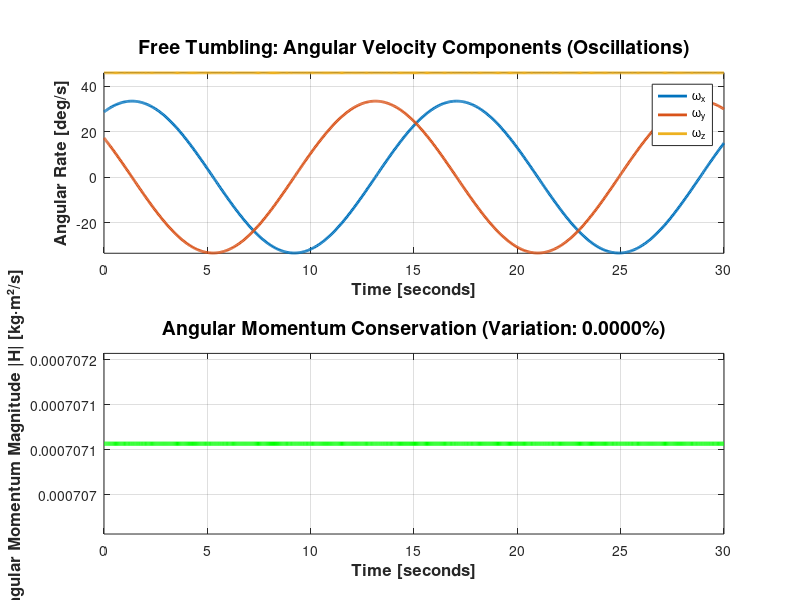

The MATLAB source for this figure:
% Free Tumbling Simulation: Euler's Equations with Conserved Angular Momentum (Refined)
% =========================================================================
% EQUATIONS AND REASONING FOR FREE TUMBLING SIMULATION
% =========================================================================
% 1. Euler's Rigid Body Equations (No External Torque):
%    J * dω/dt + ω × (J * ω) = 0
%    - Where J is the inertia tensor (kg·m²), ω is angular velocity (rad/s)
%    - Solution: dω/dt = J^(-1) * (-ω × (J * ω))
%    - Reason: Describes internal coupling due to inertia differences, causing oscillations
%             in ω_x, ω_y, ω_z without external torque (τ = 0).

% 2. Angular Momentum Conservation:
%    dH/dt = τ_ext = 0 (in inertial frame)
%    - H = J * ω (angular momentum vector)
%    - |H| = constant (magnitude conserved in free tumbling)
%    - Reason: No external torque implies conserved H, validated by numerical precision.

% 3. Iffect:
%    dω_x/dt ∝ (J_yy - J_zz) * ω_y * ω_z / J_xx
%    dω_y/dt ∝ (J_zz - J_xx) * ω_x * ω_z / J_yy
%    dω_z/dt ∝ (J_xx - J_yy) * ω_x * ω_y / J_zz
%    - Reason: Asymmetry in J (J_zz < J_xx = J_yy) drives oscillatory exchange
%             between axes, producing sinusoidal-like motion.

% =========================================================================
% SIMULATION PARAMETERS AND IMPLEMENTATION
% =========================================================================

clear all; close all; clc;

% Parameters (from PULSE project: approximate 1U PocketQube inertia)
J = diag([0.001, 0.001, 0.0005]);  % Inertia tensor (kg·m²), slightly asymmetric

% Initial conditions (high tumbling rates, in rad/s)
omega0 = [0.5; 0.3; 0.8];

% Time span (30 seconds to show oscillations)
tspan = [0 30];

% Dynamics function: Euler's equations for free tumbling (tau = 0)
function dot_omega = free_dynamics(t, omega, J)
    dot_omega = J \ (-cross(omega, J * omega));  % No external torque
end

% Ingh precision
options = odeset('RelTol',1e-8, 'AbsTol',1e-10);
[t, omega] = ode45(@(t, omega) free_dynamics(t, omega, J), tspan, omega0, options);

% Calculate angular momentum magnitude
H_mag = zeros(length(t), 1);
for i = 1:length(t)
    H_mag(i) = norm(J * omega(i, :)');
end

% Calculate conservation metric
H_variation_percent = (max(H_mag) - min(H_mag)) / mean(H_mag) * 100;

% Calculate kinetic energy (should be constant)
E_kin = zeros(length(t), 1);
for i = 1:length(t)
    E_kin(i) = 0.5 * omega(i, :) * J * omega(i, :)';
end
E_variation_percent = (max(E_kin) - min(E_kin)) / mean(E_kin) * 100;

% Visualization
figure('Position', [100 100 1200 800]);

% Plot 1: Angular velocities
subplot(2,1,1);
plot(t, omega * (180/pi), 'LineWidth', 2);  % Convert to deg/s
legend('\omega_x', '\omega_y', '\omega_z', 'Location', 'best');
xlabel('Time [seconds]', 'FontSize', 12, 'FontWeight', 'bold');
ylabel('Angular Rate [deg/s]', 'FontSize', 12, 'FontWeight', 'bold');
title('Free Tumbling: Angular Velocity Components (Oscillations)', ...
      'FontSize', 14, 'FontWeight', 'bold');
grid on;
xlim([0 max(t)]);
ylim([min(min(omega))*180/pi - 0.1, max(max(omega))*180/pi + 0.1]);

% Plot 2: Angular momentum magnitude
subplot(2,1,2);
plot(t, H_mag, 'g-', 'LineWidth', 3);
xlabel('Time [seconds]', 'FontSize', 12, 'FontWeight', 'bold');
ylabel('Angular Momentum Magnitude |H| [kg·m²/s]', 'FontSize', 12, 'FontWeight', 'bold');
title(sprintf('Angular Momentum Conservation (Variation: %.4f%%)', H_variation_percent), ...
      'FontSize', 14, 'FontWeight', 'bold');
grid on;
xlim([0 max(t)]);
ylim([min(H_mag)-1e-7, max(H_mag)+1e-7]);  % Tighter y-axis

% Console output
fprintf('\n=== FREE TUMBLING RESULTS ===\n');
fprintf('Initial angular rates: [%.2f, %.2f, %.2f] rad/s\n', omega0(1), omega0(2), omega0(3));
fprintf('Final angular rates: [%.2f, %.2f, %.2f] rad/s\n', omega(end,1), omega(end,2), omega(end,3));
fprintf('Mean |H|: %.6f kg·m²/s\n', mean(H_mag));
fprintf('|H| variation: %.4f%%\n', H_variation_percent);
fprintf('Kinetic energriation: %.4f%%\n', E_variation_percent);
fprintf('No torque applied; variations due to numerical precision only.\n');
